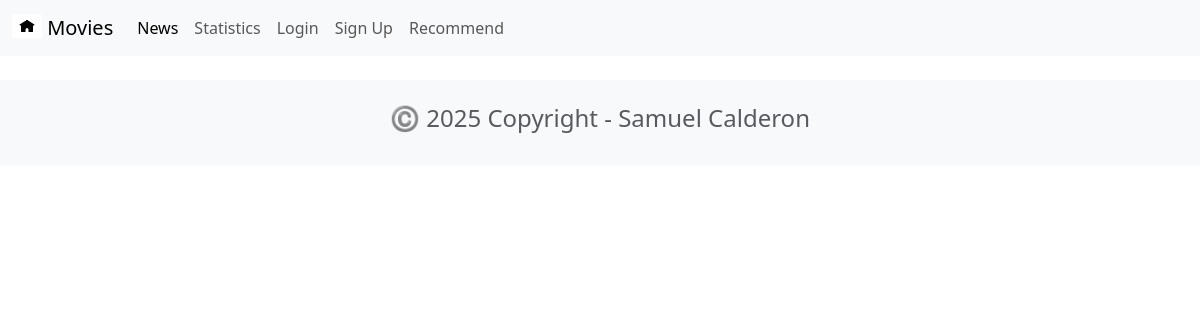
Before: /news/ with the older database file.
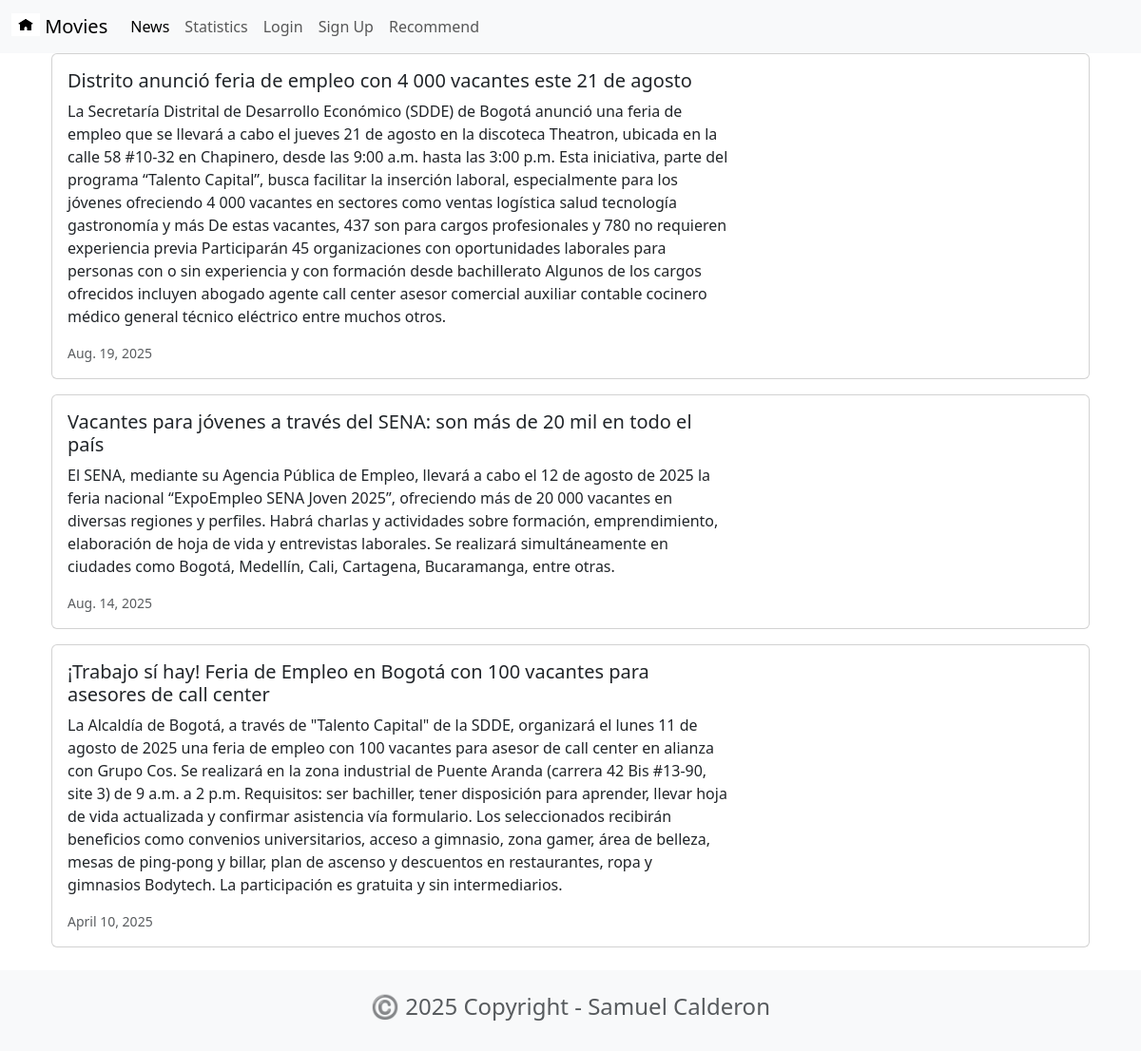
After: the same page with the newer database file.
### news/models.py (models this page shows, shortened)
class News(models.Model):
    headline = models.CharField(max_length=200)
    body = models.TextField()
    date = models.DateField()

### news/views.py (the view)
# urls.py: path('news/', include('news.urls')),
def news(request):
    newss = News.objects.all().order_by('-date')
    return render(request, 'news.html', {'newss':newss})

### news/templates/news.html
{% extends 'base.html'%}
{% block content %}
<body>
    <div class="container">
        {% for news in newss %}
        <div class="card mb-3">
  <div class="row g-0">
    <div class="col-md-8">
      <div class="card-body">
        <h5 class="card-title">{{ news.headline }}</h5>
        <p class="card-text">{{ news.body }}</p>
        <p class="card-text"><small class="text-muted">{{ news.date }}</small></p>
      </div>
    </div>
  </div>
</div>
        {% endfor %}
    </div>
</body>
{% endblock content %}

### moviereviews/templates/base.html (shortened to what this page needs)
<head>
    <link href="https://cdn.jsdelivr.net/npm/bootstrap@5.3.7/dist/css/bootstrap.min.css" rel="stylesheet">
</head>
<nav class="navbar navbar-expand-lg bg-body-tertiary">
    <div class="container-fluid">
        <a class="navbar-brand" href="{% url 'home' %}">
        {% load static %}
            <img src="{% static 'images/home.png' %}" alt="" width="30" height="24"
                class="d-inline-block align-text-top" />
            Movies
        </a>
        <div class="collapse navbar-collapse" id="navbarSupportedContent">
            <ul class="navbar-nav me-auto mb-2 mb-lg-0">
                <li class="nav-item">
                    <a class="nav-link active" aria-current="page" href="{% url 'news' %}">News</a>
                </li>
                <li class="nav-item">
                    <a class="nav-link" href="{% url 'statistics' %}">Statistics</a>
                </li>
                <li class="nav-item">
                    <a class="nav-link" href="#">Login</a>
                </li>
                <li class="nav-item">
                    <a class="nav-link" href="{% url 'signup' %}">Sign Up</a>
                </li>
                <li class="nav-item">
                    <a class="nav-link" href="{% url 'recommend' %}">Recommend</a>
                </li>
            </ul>
        </div>
    </div>
</nav>
<div class="container">
    {% block content %}
    {% endblock content %}
</div>
<footer class="text-center text-lg-start bg-light text-muted mt-4">
    <div class="container">
    <div class="row">
    <div class="text-center p-4">
    <h4>©️ 2025 Copyright - Samuel Calderon </h4>
    </div>
    </div>
    </div>
</footer>

Changed rows visible on the page:
added News: headline "Distrito anunció feria de empleo con 4 000 vacantes este 21 de agosto", body "La Secretaría Distrital de Desarrollo Económico (SDDE) de Bogotá anunció una feria de empleo que se llevará a cabo el jueves 21 de agosto en la discoteca Theatron, ubicada en la calle 58 #10-32 en Chapinero, desde las 9:00 a.m. hasta las 3:00 p.m. Esta iniciativa, parte del programa “Talento Capital”, busca facilitar la inserción laboral, especialmente para los jóvenes ofreciendo 4 000 vacantes en sectores como ventas logística salud tecnología gastronomía y más De estas vacantes, 437 son para cargos profesionales y 780 no requieren experiencia previa Participarán 45 organizaciones con oportunidades laborales para personas con o sin experiencia y con formación desde bachillerato Algunos de…", date "Aug. 19, 2025"
added News: headline "Vacantes para jóvenes a través del SENA: son más de 20 mil en todo el país", body "El SENA, mediante su Agencia Pública de Empleo, llevará a cabo el 12 de agosto de 2025 la feria nacional “ExpoEmpleo SENA Joven 2025”, ofreciendo más de 20 000 vacantes en diversas regiones y perfiles. Habrá charlas y actividades sobre formación, emprendimiento, elaboración de hoja de vida y entrevistas laborales. Se realizará simultáneamente en ciudades como Bogotá, Medellín, Cali, Cartagena, Bucaramanga, entre otras.", date "Aug. 14, 2025"
added News: headline "¡Trabajo sí hay! Feria de Empleo en Bogotá con 100 vacantes para asesores de call center", body "La Alcaldía de Bogotá, a través de \"Talento Capital\" de la SDDE, organizará el lunes 11 de agosto de 2025 una feria de empleo con 100 vacantes para asesor de call center en alianza con Grupo Cos. Se realizará en la zona industrial de Puente Aranda (carrera 42 Bis #13-90, site 3) de 9 a.m. a 2 p.m. Requisitos: ser bachiller, tener disposición para aprender, llevar hoja de vida actualizada y confirmar asistencia vía formulario. Los seleccionados recibirán beneficios como convenios universitarios, acceso a gimnasio, zona gamer, área de belleza, mesas de ping-pong y billar, plan de ascenso y descuentos en restaurantes, ropa y gimnasios Bodytech. La participación es gratuita y sin intermediarios.", date "April 10, 2025"
